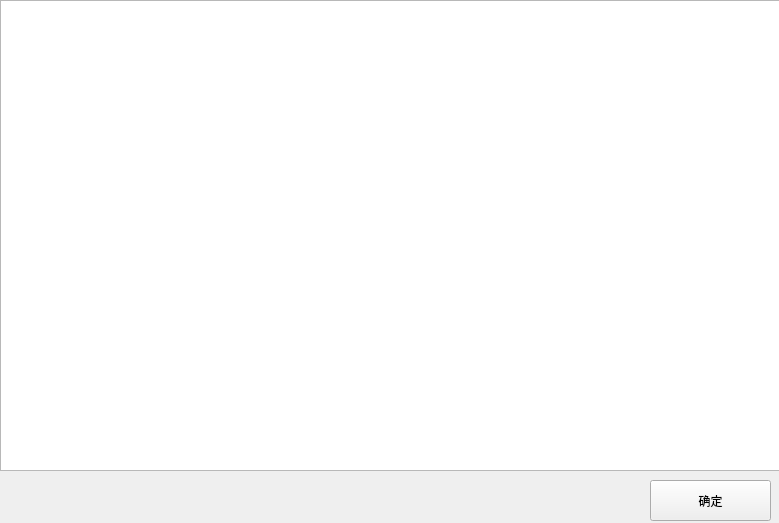
<?xml version="1.0" encoding="UTF-8"?>
<ui version="4.0">
 <class>orderResult</class>
 <widget class="QWidget" name="orderResult">
  <property name="geometry">
   <rect>
    <x>0</x>
    <y>0</y>
    <width>779</width>
    <height>523</height>
   </rect>
  </property>
  <property name="windowTitle">
   <string>排期结果</string>
  </property>
  <widget class="QTableView" name="tableView">
   <property name="geometry">
    <rect>
     <x>0</x>
     <y>0</y>
     <width>781</width>
     <height>471</height>
    </rect>
   </property>
  </widget>
  <widget class="QPushButton" name="pushButton_3">
   <property name="geometry">
    <rect>
     <x>650</x>
     <y>480</y>
     <width>121</width>
     <height>41</height>
    </rect>
   </property>
   <property name="text">
    <string>确定</string>
   </property>
  </widget>
 </widget>
 <resources/>
 <connections/>
</ui>
